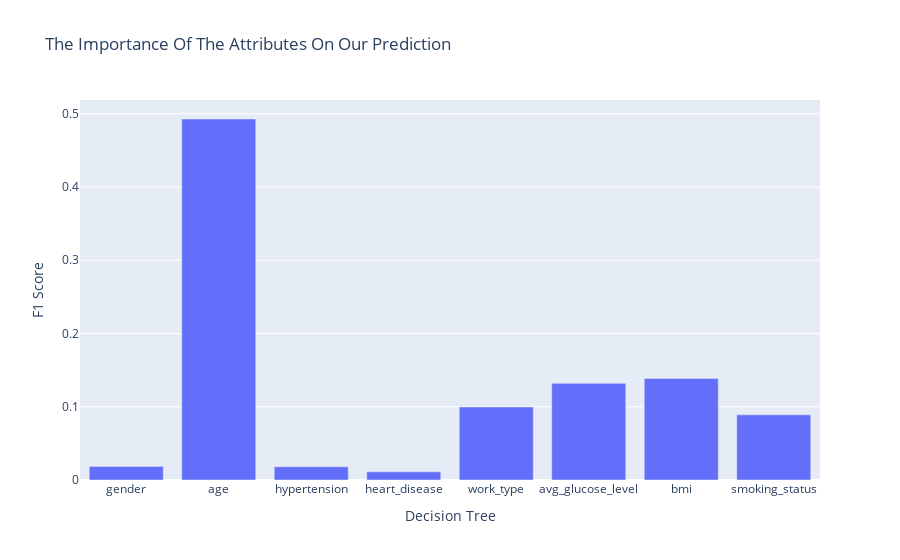

This figure's notebook cell:
### Markdown cell above
## Importance features

### Code cell
fig = go.Figure()
fig.add_trace(go.Bar(x=X.columns,y=model_list[1].feature_importances_))
fig.update_layout(title='The Importance Of The Attributes On Our Prediction',xaxis_title='Decision Tree',yaxis_title='F1 Score')
fig.show()

### Figure 1 — Plotly figure (JSON) as saved in the notebook; plotly's stock layout.template omitted (floating-point values rounded to 4 significant figures)
{"data": [{"type": "bar", "x": ["gender", "age", "hypertension", "heart_disease", "work_type", "avg_glucose_level", "bmi", "smoking_status"], "y": [0.01858, 0.4929, 0.0181, 0.01113, 0.09971, 0.132, 0.1387, 0.08895]}], "layout": {"title": {"text": "The Importance Of The Attributes On Our Prediction"}, "xaxis": {"title": {"text": "Decision Tree"}}, "yaxis": {"title": {"text": "F1 Score"}}}}
